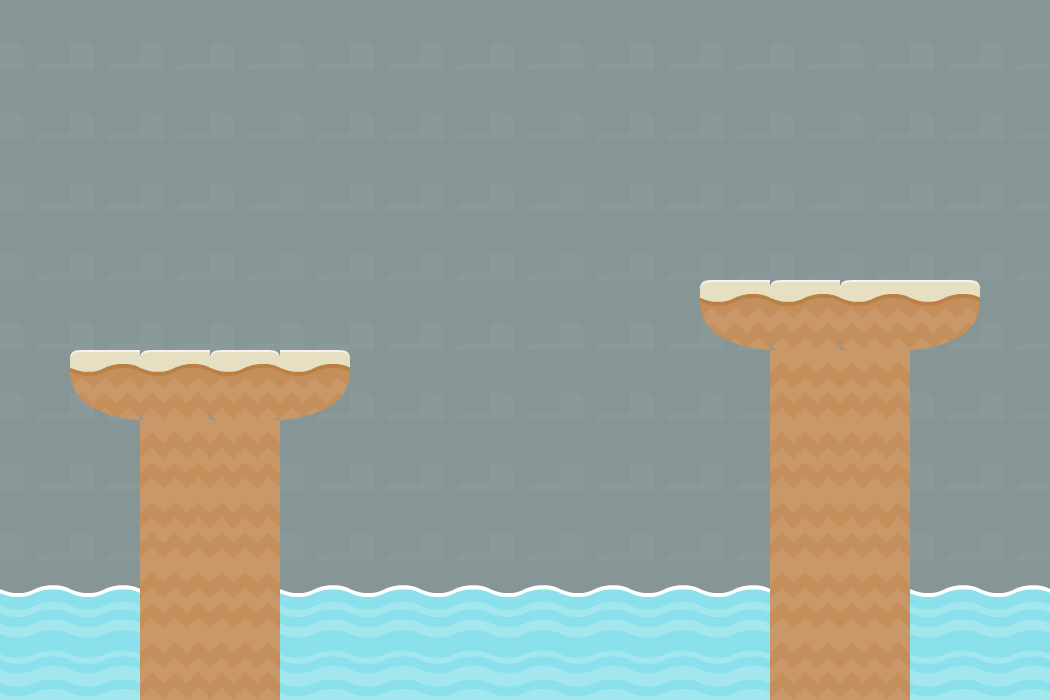

This game map was drawn from its Tiled (.tmx) file and the tilesets committed beside it. A one-line description and the full map source follow:
An orthogonal 15x10 tile map with 70x70 px tiles, 2 tile layers (background, 圖塊層 1), 2 tilesets and 11 objects.

<map version="1.10" tiledversion="1.11.2" orientation="orthogonal" renderorder="right-down" width="15" height="10" tilewidth="70" tileheight="70" infinite="0" nextlayerid="5" nextobjectid="21">
 <tileset firstgid="1" name="tiles_spritesheet" tilewidth="70" tileheight="70" spacing="2" tilecount="156" columns="12">
  <image source="../Base pack/Tiles/tiles_spritesheet.png" width="914" height="936" />
 </tileset>
 <tileset firstgid="157" name="bg_castle" tilewidth="70" tileheight="70" tilecount="9" columns="3">
  <image source="../Base pack/bg_castle.png" width="256" height="256" />
 </tileset>
 <layer id="4" name="background" width="15" height="10">
  <data encoding="csv">
161,161,161,161,161,161,161,161,161,161,161,161,161,161,161,
161,161,161,161,161,161,161,161,161,161,161,161,161,161,161,
161,161,161,161,161,161,161,161,161,161,161,161,161,161,161,
161,161,161,161,161,161,161,161,161,161,161,161,161,161,161,
161,161,161,161,161,161,161,161,161,161,161,161,161,161,161,
161,161,161,161,161,161,161,161,161,161,161,161,161,161,161,
161,161,161,161,161,161,161,161,161,161,161,161,161,161,161,
161,161,161,161,161,161,161,161,161,161,161,161,161,161,161,
161,161,161,161,161,161,161,161,161,161,161,161,161,161,161,
161,161,161,161,161,161,161,161,161,161,161,161,161,161,161
</data>
 </layer>
 <layer id="1" name="圖塊層 1" width="15" height="10">
  <data encoding="csv">
0,0,0,0,0,0,0,0,0,0,0,0,0,0,0,
0,0,0,0,0,0,0,0,0,0,0,0,0,0,0,
0,0,0,0,0,0,0,0,0,0,0,0,0,0,0,
0,0,0,0,0,0,0,0,0,0,0,0,0,0,0,
0,0,0,0,0,0,0,0,0,0,126,113,113,102,0,
0,126,113,138,102,0,0,0,0,0,0,153,153,0,0,
0,0,153,153,0,0,0,0,0,0,0,153,153,0,0,
0,0,153,153,0,0,0,0,0,0,0,153,153,0,0,
103,103,153,153,103,103,103,103,103,103,103,153,153,103,103,
44,44,153,153,44,44,44,44,44,44,44,153,153,44,44
</data>
 </layer>
 <objectgroup id="2" name="normalCollision">
  <object id="6" x="70.6667" y="350.333" width="279.333" height="34.6667" />
  <object id="7" x="139" y="419" width="141" height="280" />
  <object id="8" x="701" y="279" width="278" height="26" />
  <object id="9" x="770" y="350.667" width="138.667" height="346.333" />
  <object id="13" x="140.333" y="385">
   <polygon points="0,0 -69.3333,0 -60.3333,14.3333 -50.6667,21 -37.3333,27.3333 -22,32.3333 -10,33.6667 -1.33333,34" />
  </object>
  <object id="14" x="281" y="385">
   <polygon points="0,0 67.6667,-0.333333 59.6667,11.6667 50.6667,20 39.6667,26 27.6667,30.3333 14.6667,33.3333 -0.333333,35" />
  </object>
  <object id="15" x="769.333" y="304.667">
   <polygon points="0,0 -70,0.333333 -68,13.3333 -59.3333,24.6667 -53.3333,28.6667 -48,33 -42,36.3333 -29,40 -18.3333,42.6667 -0.666667,45.6667" />
  </object>
  <object id="16" x="909.667" y="305.333">
   <polygon points="0,0 69.3333,-0.333333 68.3333,9.66667 64.6667,16.6667 57.6667,25 48.3333,33 35.6667,38 18.6667,42.3333 10.3333,43.3333 1,44.6667" />
  </object>
 </objectgroup>
 <objectgroup id="3" name="deadCollision">
  <object id="18" x="280" y="589" width="491" height="109" />
  <object id="19" x="912" y="586.667" width="136" height="109.333" />
  <object id="20" x="0" y="584" width="138.667" height="113.333" />
 </objectgroup>
</map>
